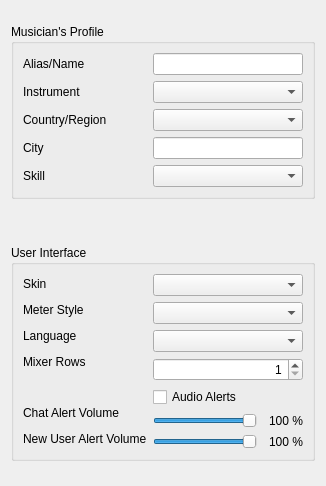
     <widget class="QWidget" name="tab_0_User">
      <attribute name="title">
       <string>My Profile</string>
      </attribute>
      <layout class="QVBoxLayout" name="verticalLayout_16">
       <item>
        <layout class="QHBoxLayout" name="horizontalLayout_10">
         <item>
          <spacer name="horizontalSpacer">
           <property name="orientation">
            <enum>Qt::Horizontal</enum>
           </property>
           <property name="sizeHint" stdset="0">
            <size>
             <width>0</width>
             <height>20</height>
            </size>
           </property>
          </spacer>
         </item>
         <item>
          <layout class="QVBoxLayout" name="verticalLayout_12">
           <item>
            <spacer name="verticalSpacer_8">
             <property name="orientation">
              <enum>Qt::Vertical</enum>
             </property>
             <property name="sizeType">
              <enum>QSizePolicy::Preferred</enum>
             </property>
             <property name="sizeHint" stdset="0">
              <size>
               <width>20</width>
               <height>13</height>
              </size>
             </property>
            </spacer>
           </item>
           <item>
            <widget class="QGroupBox" name="grbMusicien">
             <property name="title">
              <string>Musician's Profile</string>
             </property>
             <layout class="QVBoxLayout" name="verticalLayout_10">
              <item>
               <layout class="QHBoxLayout" name="horizontalLayout_9">
                <item>
                 <layout class="QVBoxLayout" name="verticalLayout_8">
                  <item>
                   <widget class="QLabel" name="plblAlias">
                    <property name="text">
                     <string>Alias/Name</string>
                    </property>
                    <property name="buddy">
                     <cstring>pedtAlias</cstring>
                    </property>
                   </widget>
                  </item>
                  <item>
                   <widget class="QLabel" name="plblInstrument">
                    <property name="text">
                     <string>Instrument</string>
                    </property>
                    <property name="buddy">
                     <cstring>pcbxInstrument</cstring>
                    </property>
                   </widget>
                  </item>
                  <item>
                   <widget class="QLabel" name="plblCountry">
                    <property name="text">
                     <string>Country/Region</string>
                    </property>
                    <property name="buddy">
                     <cstring>pcbxCountry</cstring>
                    </property>
                   </widget>
                  </item>
                  <item>
                   <widget class="QLabel" name="plblCity">
                    <property name="text">
                     <string>City</string>
                    </property>
                    <property name="buddy">
                     <cstring>pedtCity</cstring>
                    </property>
                   </widget>
                  </item>
                  <item>
                   <widget class="QLabel" name="plblSkill">
                    <property name="text">
                     <string>Skill</string>
                    </property>
                    <property name="buddy">
                     <cstring>pcbxSkill</cstring>
                    </property>
                   </widget>
                  </item>
                 </layout>
                </item>
                <item>
                 <layout class="QVBoxLayout" name="verticalLayout_9">
                  <item>
                   <widget class="QLineEdit" name="pedtAlias">
                    <property name="sizePolicy">
                     <sizepolicy hsizetype="Preferred" vsizetype="Fixed">
                      <horstretch>0</horstretch>
                      <verstretch>0</verstretch>
                     </sizepolicy>
                    </property>
                    <property name="minimumSize">
                     <size>
                      <width>150</width>
                      <height>0</height>
                     </size>
                    </property>
                   </widget>
                  </item>
                  <item>
                   <widget class="QComboBox" name="pcbxInstrument">
                    <property name="minimumSize">
                     <size>
                      <width>150</width>
                      <height>0</height>
                     </size>
                    </property>
                   </widget>
                  </item>
                  <item>
                   <widget class="QComboBox" name="pcbxCountry">
                    <property name="minimumSize">
                     <size>
                      <width>150</width>
                      <height>0</height>
                     </size>
                    </property>
                   </widget>
                  </item>
                  <item>
                   <widget class="QLineEdit" name="pedtCity">
                    <property name="sizePolicy">
                     <sizepolicy hsizetype="Preferred" vsizetype="Fixed">
                      <horstretch>0</horstretch>
                      <verstretch>0</verstretch>
                     </sizepolicy>
                    </property>
                    <property name="minimumSize">
                     <size>
                      <width>150</width>
                      <height>0</height>
                     </size>
                    </property>
                   </widget>
                  </item>
                  <item>
                   <widget class="QComboBox" name="pcbxSkill">
                    <property name="minimumSize">
                     <size>
                      <width>150</width>
                      <height>0</height>
                     </size>
                    </property>
                   </widget>
                  </item>
                 </layout>
                </item>
               </layout>
              </item>
             </layout>
            </widget>
           </item>
           <item>
            <spacer name="verticalSpacer_7">
             <property name="orientation">
              <enum>Qt::Vertical</enum>
             </property>
             <property name="sizeHint" stdset="0">
              <size>
               <width>20</width>
               <height>40</height>
              </size>
             </property>
            </spacer>
           </item>
           <item>
            <widget class="QGroupBox" name="gbxUserInterface">
             <property name="title">
              <string>User Interface</string>
             </property>
             <layout class="QVBoxLayout" name="verticalLayout_11">
              <item>
               <layout class="QHBoxLayout" name="horizontalLayout_3">
                <item>
                 <layout class="QVBoxLayout" name="verticalLayout_5">
                  <item>
                   <widget class="QLabel" name="lblSkin">
                    <property name="text">
                     <string>Skin</string>
                    </property>
                    <property name="buddy">
                     <cstring>cbxSkin</cstring>
                    </property>
                   </widget>
                  </item>
                  <item>
                   <widget class="QLabel" name="lblMeterStyle">
                    <property name="text">
                     <string>Meter Style</string>
                    </property>
                    <property name="buddy">
                     <cstring>cbxMeterStyle</cstring>
                    </property>
                   </widget>
                  </item>
                  <item>
                   <widget class="QLabel" name="lblLanguage">
                    <property name="text">
                     <string>Language</string>
                    </property>
                    <property name="buddy">
                     <cstring>cbxLanguage</cstring>
                    </property>
                   </widget>
                  </item>
                  <item>
                   <widget class="QLabel" name="lblMixerRows">
                    <property name="text">
                     <string>Mixer Rows</string>
                    </property>
                    <property name="buddy">
                     <cstring>spnMixerRows</cstring>
                    </property>
                   </widget>
                  </item>
                  <item>
                   <widget class="QLabel" name="lblAudioAlerts">
                    <property name="text">
                     <string/>
                    </property>
                   </widget>
                  </item>
                  <item>
                   <widget class="QLabel" name="lblChatAlertVolume">
                    <property name="text">
                     <string>Chat Alert Volume</string>
                    </property>
                    <property name="buddy">
                     <cstring>sldChatAlertVolume</cstring>
                    </property>
                   </widget>
                  </item>
                  <item>
                   <widget class="QLabel" name="lblNewUserAlertVolume">
                    <property name="text">
                     <string>New User Alert Volume</string>
                    </property>
                    <property name="buddy">
                     <cstring>sldNewUserAlertVolume</cstring>
                    </property>
                   </widget>
                  </item>
                 </layout>
                </item>
                <item>
                 <layout class="QVBoxLayout" name="verticalLayout_7">
                  <item>
                   <widget class="QComboBox" name="cbxSkin"/>
                  </item>
                  <item>
                   <widget class="QComboBox" name="cbxMeterStyle"/>
                  </item>
                  <item>
                   <widget class="CLanguageComboBox" name="cbxLanguage">
                    <property name="minimumSize">
                     <size>
                      <width>150</width>
                      <height>0</height>
                     </size>
                    </property>
                   </widget>
                  </item>
                  <item>
                   <widget class="QSpinBox" name="spnMixerRows">
                    <property name="sizePolicy">
                     <sizepolicy hsizetype="Preferred" vsizetype="Fixed">
                      <horstretch>0</horstretch>
                      <verstretch>0</verstretch>
                     </sizepolicy>
                    </property>
                    <property name="alignment">
                     <set>Qt::AlignRight|Qt::AlignTrailing|Qt::AlignVCenter</set>
                    </property>
                    <property name="minimum">
                     <number>1</number>
                    </property>
                    <property name="maximum">
                     <number>8</number>
                    </property>
                   </widget>
                  </item>
                  <item>
                   <widget class="QCheckBox" name="chbAudioAlerts">
                    <property name="text">
                     <string>Audio Alerts</string>
                    </property>
                   </widget>
                  </item>
                  <item>
                   <layout class="QHBoxLayout" name="layoutChatAlertVolume">
                    <item>
                     <widget class="QSlider" name="sldChatAlertVolume">
                      <property name="minimum">
                       <number>0</number>
                      </property>
                      <property name="maximum">
                       <number>100</number>
                      </property>
                      <property name="singleStep">
                       <number>5</number>
                      </property>
                      <property name="pageStep">
                       <number>20</number>
                      </property>
                      <property name="value">
                       <number>100</number>
                      </property>
                      <property name="orientation">
                       <enum>Qt::Horizontal</enum>
                      </property>
                     </widget>
                    </item>
                    <item>
                     <widget class="QLabel" name="lblChatAlertVolumeValue">
                      <property name="minimumSize">
                       <size>
                        <width>40</width>
                        <height>0</height>
                       </size>
                      </property>
                      <property name="text">
                       <string>100 %</string>
                      </property>
                      <property name="alignment">
                       <set>Qt::AlignRight|Qt::AlignTrailing|Qt::AlignVCenter</set>
                      </property>
                     </widget>
                    </item>
                   </layout>
                  </item>
                  <item>
                   <layout class="QHBoxLayout" name="layoutNewUserAlertVolume">
                    <item>
                     <widget class="QSlider" name="sldNewUserAlertVolume">
                      <property name="minimum">
                       <number>0</number>
                      </property>
                      <property name="maximum">
                       <number>100</number>
                      </property>
                      <property name="singleStep">
                       <number>5</number>
                      </property>
                      <property name="pageStep">
                       <number>20</number>
                      </property>
                      <property name="value">
                       <number>100</number>
                      </property>
                      <property name="orientation">
                       <enum>Qt::Horizontal</enum>
                      </property>
                     </widget>
                    </item>
                    <item>
                     <widget class="QLabel" name="lblNewUserAlertVolumeValue">
                      <property name="minimumSize">
                       <size>
                        <width>40</width>
                        <height>0</height>
                       </size>
                      </property>
                      <property name="text">
                       <string>100 %</string>
                      </property>
                      <property name="alignment">
                       <set>Qt::AlignRight|Qt::AlignTrailing|Qt::AlignVCenter</set>
                      </property>
                     </widget>
                    </item>
                   </layout>
                  </item>
                 </layout>
                </item>
               </layout>
              </item>
             </layout>
            </widget>
           </item>
           <item>
            <spacer name="verticalSpacer_9">
             <property name="orientation">
              <enum>Qt::Vertical</enum>
             </property>
             <property name="sizeHint" stdset="0">
              <size>
               <width>20</width>
               <height>14</height>
              </size>
             </property>
            </spacer>
           </item>
          </layout>
         </item>
         <item>
          <spacer name="horizontalSpacer_2">
           <property name="orientation">
            <enum>Qt::Horizontal</enum>
           </property>
           <property name="sizeHint" stdset="0">
            <size>
             <width>0</width>
             <height>20</height>
            </size>
           </property>
          </spacer>
         </item>
        </layout>
       </item>
      </layout>
     </widget>
